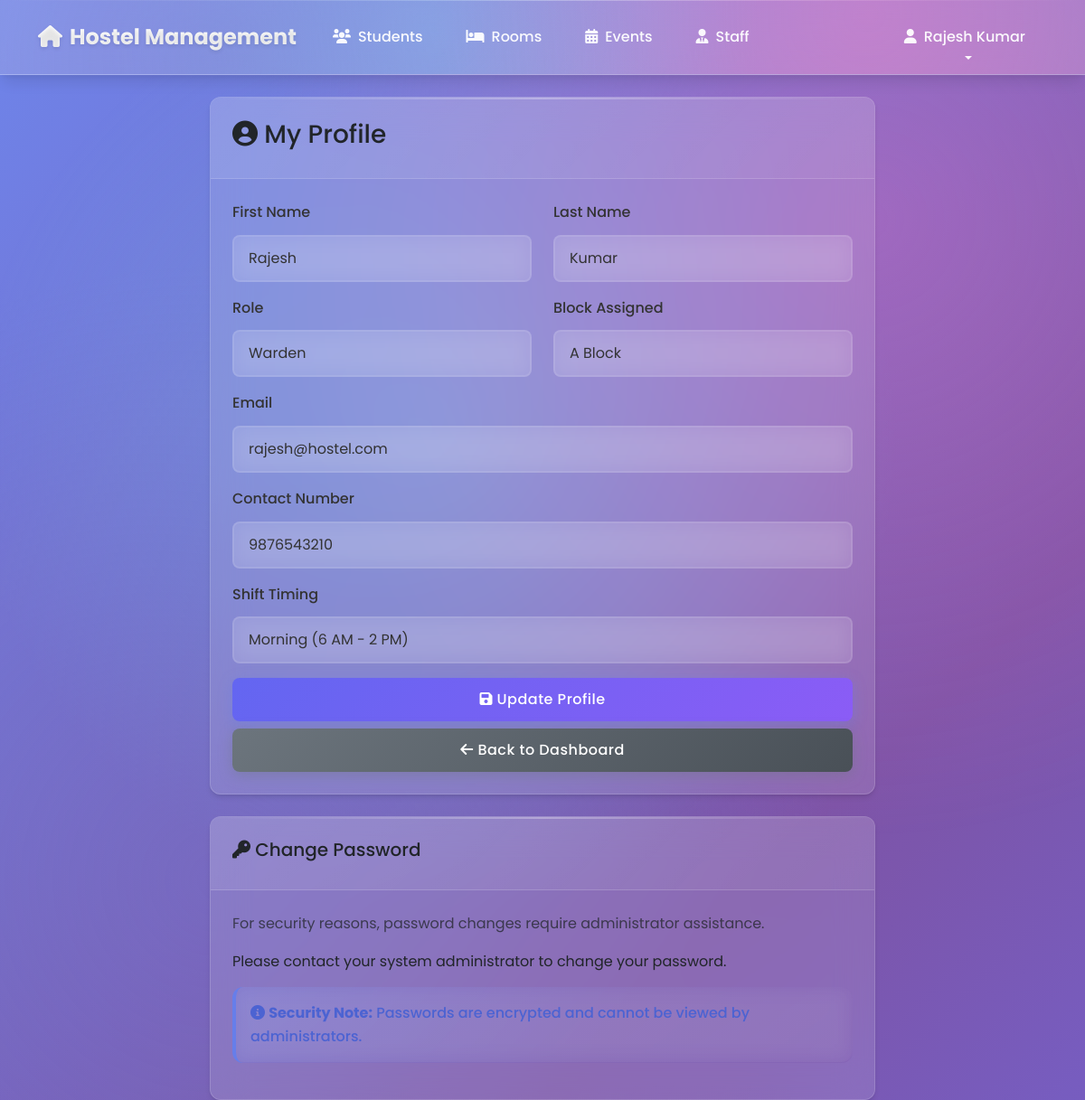
The page /pages/profile.php (signed in) on the database its author committed.
### tables this page shows
CREATE TABLE Staff (
    StaffID int(11) NOT NULL AUTO_INCREMENT,
    FirstName varchar(50) NOT NULL,
    LastName varchar(50) NOT NULL,
    Role enum('Warden','Security','Cleaner') NOT NULL,
    ContactNumber varchar(15) NOT NULL,
    EmailID varchar(100) NOT NULL,
    ShiftTiming varchar(50) NOT NULL,
    Password varchar(255) NOT NULL,
    BlockAssigned int(11) DEFAULT NULL,
    PRIMARY KEY (StaffID),
    UNIQUE KEY EmailID (EmailID)
);

CREATE TABLE Block (
    BlockID int(11) NOT NULL AUTO_INCREMENT,
    BlockName varchar(10) NOT NULL,
    NumberOfFloors int(11) NOT NULL,
    WardenID int(11) DEFAULT NULL,
    TotalRooms int(11) NOT NULL,
    Gender enum('Male','Female') NOT NULL,
    PRIMARY KEY (BlockID),
    KEY WardenID (WardenID),
    CONSTRAINT Block_ibfk_1 FOREIGN KEY (WardenID) REFERENCES Staff (StaffID)
);

### pages/profile.php (the view, shortened to what this page needs)
<?php
require_once '../config/database.php';
$stmt = $pdo->prepare("
    SELECT s.*, b.BlockName
    FROM Staff s
    LEFT JOIN Block b ON s.BlockAssigned = b.BlockID
    WHERE s.StaffID = ?
");
$stmt->execute([$_SESSION['user_id']]);
$staff = $stmt->fetch();
?>
<!DOCTYPE html>
<html lang="en">
<head>
    <link href="https://cdn.jsdelivr.net/npm/bootstrap@5.3.0/dist/css/bootstrap.min.css" rel="stylesheet">
    <link href="https://cdnjs.cloudflare.com/ajax/libs/font-awesome/6.0.0/css/all.min.css" rel="stylesheet">
    <link href="../assets/css/style.css" rel="stylesheet">
</head>
<body>
    <?php include '../includes/navbar.php'; ?>
    <div class="container mt-4">
        <div class="row justify-content-center">
            <div class="col-md-8">
                <div class="card">
                    <div class="card-header">
                        <h3 class="card-title">
                            <i class="fas fa-user-circle"></i> My Profile
                        </h3>
                    </div>
                    <div class="card-body">
                        <form method="POST" action="" class="needs-validation" novalidate>
                            <div class="row">
                                <div class="col-md-6 mb-3">
                                    <label for="firstName" class="form-label">First Name</label>
                                    <input type="text" class="form-control" id="firstName" name="firstName"
                                           value="<?php echo htmlspecialchars($staff['FirstName']); ?>" required>
                                </div>
                                <div class="col-md-6 mb-3">
                                    <label for="lastName" class="form-label">Last Name</label>
                                    <input type="text" class="form-control" id="lastName" name="lastName"
                                           value="<?php echo htmlspecialchars($staff['LastName']); ?>" required>
                                </div>
                            </div>
                            <div class="row">
                                <div class="col-md-6 mb-3">
                                    <label for="role" class="form-label">Role</label>
                                    <input type="text" class="form-control" id="role"
                                           value="<?php echo htmlspecialchars($staff['Role']); ?>" readonly>
                                </div>
                                <div class="col-md-6 mb-3">
                                    <label for="blockAssigned" class="form-label">Block Assigned</label>
                                    <input type="text" class="form-control" id="blockAssigned"
                                           value="<?php echo htmlspecialchars($staff['BlockName'] ?? 'Not Assigned'); ?>" readonly>
                                </div>
                            </div>
                            <div class="mb-3">
                                <label for="email" class="form-label">Email</label>
                                <input type="email" class="form-control" id="email" name="email"
                                       value="<?php echo htmlspecialchars($staff['EmailID']); ?>" required>
                            </div>
                            <div class="mb-3">
                                <label for="contactNumber" class="form-label">Contact Number</label>
                                <input type="tel" class="form-control" id="contactNumber" name="contactNumber"
                                       value="<?php echo htmlspecialchars($staff['ContactNumber']); ?>" required>
                            </div>
                            <div class="mb-3">
                                <label for="shiftTiming" class="form-label">Shift Timing</label>
                                <select class="form-select" id="shiftTiming" name="shiftTiming" required>
                                    <option value="Morning (6 AM - 2 PM)" <?php echo $staff['ShiftTiming'] === 'Morning (6 AM - 2 PM)' ? 'selected' : ''; ?>>Morning (6 AM - 2 PM)</option>
                                </select>
                            </div>
                            <div class="d-grid gap-2">
                                <button type="submit" class="btn btn-primary">
                                    <i class="fas fa-save"></i> Update Profile
                                </button>
                                <a href="../index.php" class="btn btn-secondary">
                                    <i class="fas fa-arrow-left"></i> Back to Dashboard
                                </a>
                            </div>
                        </form>
                    </div>
                </div>
                <div class="card mt-4">
                    <div class="card-header">
                        <h5 class="card-title">
                            <i class="fas fa-key"></i> Change Password
                        </h5>
                    </div>
                    <div class="card-body">
                        <p class="text-muted">For security reasons, password changes require administrator assistance.</p>
                        <p>Please contact your system administrator to change your password.</p>
                        <div class="alert alert-info">
                            <i class="fas fa-info-circle"></i>
                            <strong>Security Note:</strong> Passwords are encrypted and cannot be viewed by administrators.
                        </div>
                    </div>
                </div>
            </div>
        </div>
    </div>
</body>
</html>

### rows shown on the page
staff: firstName "Rajesh", lastName "Kumar", Role "Warden", BlockAssigned.BlockName "A Block", email "rajesh@hostel.com", contactNumber "9876543210", shiftTiming "Morning (6 AM - 2 PM)"

### other values the page prints
$_SESSION['user_name'] "Rajesh Kumar"
